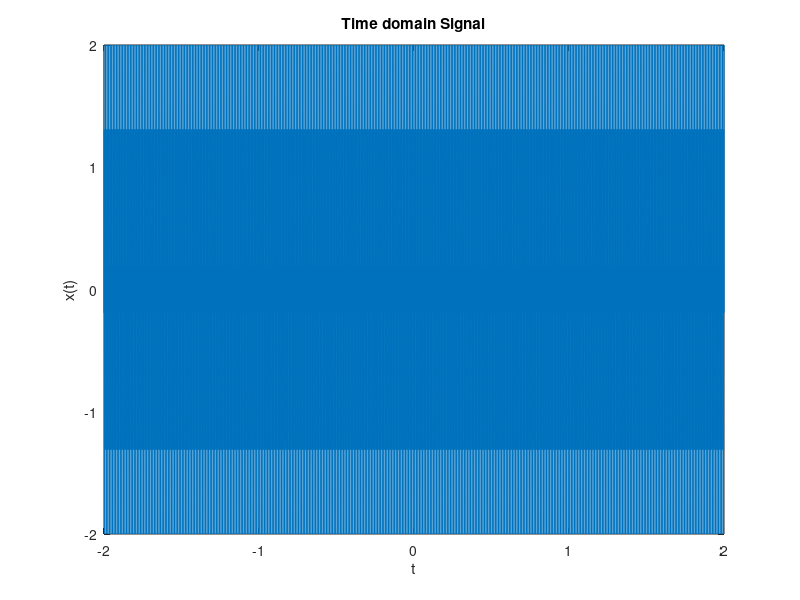

MATLAB code to generate this figure: (Note: this script raises an error after producing the figure.)
%% Plot amplitude spectrum, magnitude spectrum and phase spectrum for the signal x(t) = cos(2π100t) + cos(2π500t)

clc
clear
close all

fs=1000;

t=-2:1/fs:2; %Time

x=cos(2*pi*100*t) + cos(2*pi*500*t); %Signal

plot(t,x)
xlabel('t');
ylabel('x(t)');
title('Time domain Signal')

N=length(x);
N1=2^nextpow2(N);
X=fft(x,N1);
X=X(1:N1/2);
X_mag=abs(X); 
X_phase=phase(X);
f=fs*(0:N1/2-1)/N1;
figure
plot(f,(X_mag/N1));
xlabel('Frequency (Hz)');
ylabel('Magnitude Spectrum');
title('Magnitude Spectrum vs f')

figure
plot(f,X_phase);
xlabel('Frequency (Hz)');
ylabel('Phase Spectrum');
title('Phase Spectrum vs f')
